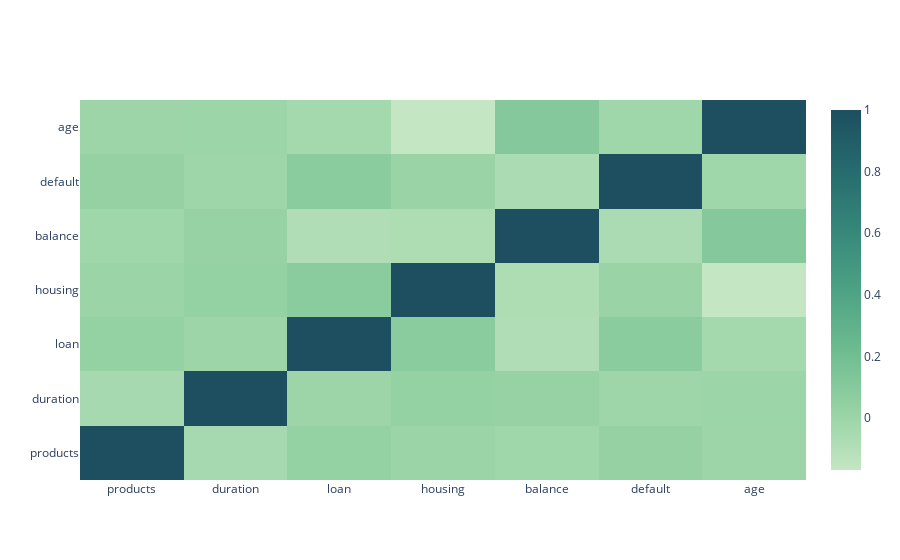

The notebook cell saved with this chart:
### Code cell
#correlation
corr_data = df[['products', 'duration', 'loan', 'housing', 'balance', 'default', 'age']]
correlation = corr_data.corr()
scatter_cols = correlation.columns.tolist()

corr_array = np.array(correlation)

fig = go.Figure(data=go.Heatmap(
        z = corr_array,
        x = scatter_cols,
        y = scatter_cols,
        colorscale = 'blugrn'))

fig.show()

### Figure 1 — Plotly figure (JSON) as saved in the notebook; plotly's stock layout.template omitted (floating-point values rounded to 4 significant figures)
{"data": [{"colorscale": [[0, "rgb(196, 230, 195)"], [0.1667, "rgb(150, 210, 164)"], [0.3333, "rgb(109, 188, 144)"], [0.5, "rgb(77, 162, 132)"], [0.6667, "rgb(54, 135, 122)"], [0.8333, "rgb(38, 107, 110)"], [1, "rgb(29, 79, 96)"]], "type": "heatmap", "x": ["products", "duration", "loan", "housing", "balance", "default", "age"], "y": ["products", "duration", "loan", "housing", "balance", "default", "age"], "z": [[1, -0.04156, 0.03472, 0.00666, -0.01389, 0.03098, -0.005278], [-0.04156, 1, -0.001914, 0.03505, 0.02244, -0.00976, 0.0001892], [0.03472, -0.001914, 1, 0.07676, -0.08459, 0.07643, -0.03142], [0.00666, 0.03505, 0.07676, 1, -0.07709, 0.01108, -0.1687], [-0.01389, 0.02244, -0.08459, -0.07709, 1, -0.06095, 0.1123], [0.03098, -0.00976, 0.07643, 0.01108, -0.06095, 1, -0.01142], [-0.005278, 0.0001892, -0.03142, -0.1687, 0.1123, -0.01142, 1]]}], "layout": {}}
